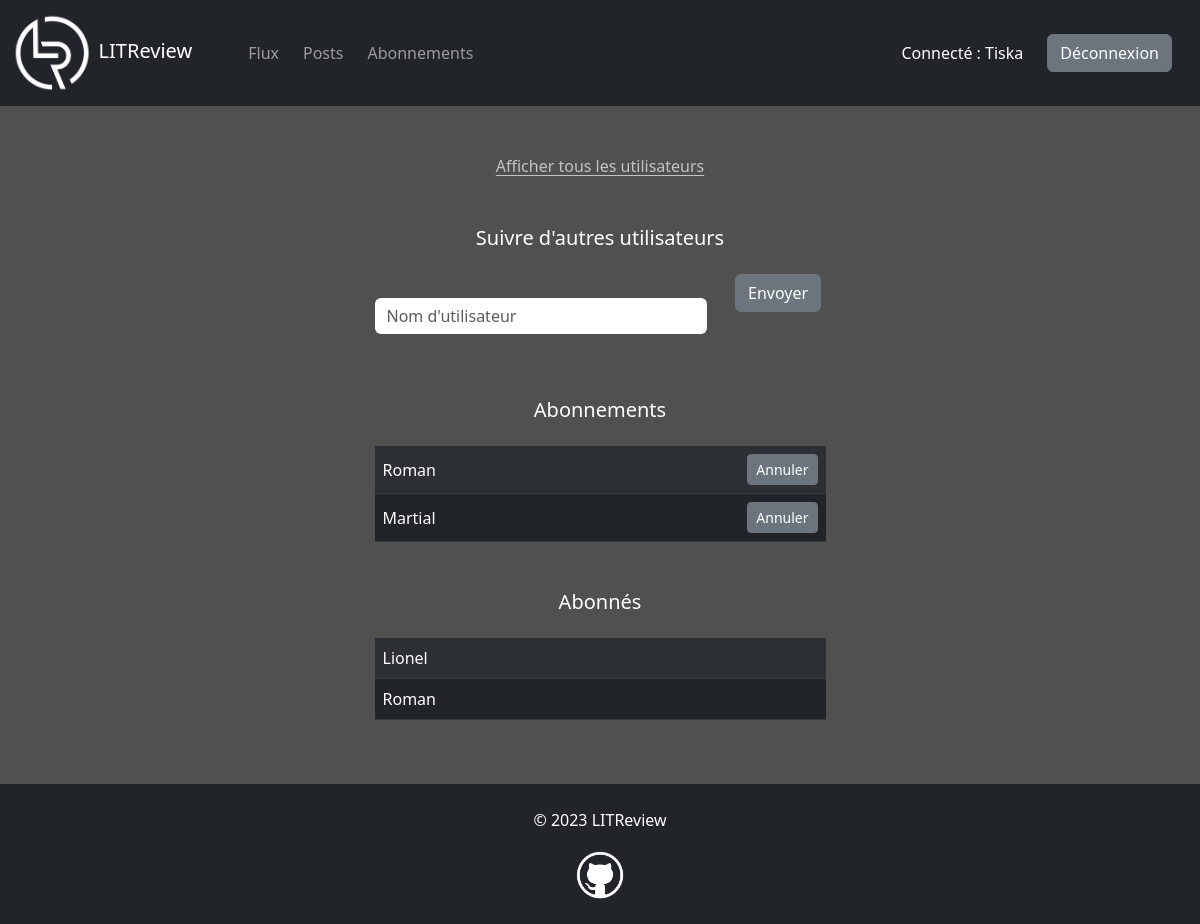
Screenshot of /abonnements/ (signed in) with the database file from the repository.
### accounts/models.py (models this page shows)
class User(AbstractUser):
    pass

### reviews/models.py (models this page shows, shortened)
class Subscription(models.Model):
    user = models.ForeignKey(to=settings.AUTH_USER_MODEL, on_delete=models.CASCADE, related_name="following")
    followed_user = models.ForeignKey(to=settings.AUTH_USER_MODEL, on_delete=models.CASCADE, related_name="followed_by")
    class Meta:
        unique_together = ["user", "followed_user"]

### reviews/views.py (the view, shortened to what this page needs)
# urls.py: path("abonnements/", views.subscriptions, name="subscriptions"),
@login_required
def subscriptions(request):
    form = SubscriptionForm()
    users = User.objects.all().order_by("username")
    context = {"form": form, "users": users, "error_message": None}
    return render(request, "reviews/subscriptions.html", context)

### reviews/forms.py
class SubscriptionForm(forms.Form):
    username = forms.CharField(label="", widget=forms.TextInput(attrs={"placeholder": "Nom d'utilisateur"}))

### reviews/templates/reviews/subscriptions.html (shortened to what this page needs)
{% extends "base.html" %}
{% load bootstrap5 %}
{% block content %}
<p class="text-center mb-5">
    <a href="#" data-bs-toggle="modal" data-bs-target="#user-list-modal">Afficher tous les utilisateurs</a>
</p>
<div class="row justify-content-center">
    <div class="col-sm-9 col-md-7 col-lg-6 col-xl-5 col-xxl-4">
        <h5 class="text-center text-white mb-4">Suivre d'autres utilisateurs</h5>
        <form method="POST">
            <div class="row">
                <div class="col-sm-9">
                    {% bootstrap_form form bound_css_class="" %}
                </div>
                <div class="col-sm-3 text-center">
                    <button class="btn btn-secondary" type="submit">Envoyer</button>
                </div>
            </div>
        </form>
        <h5 class="text-center text-white mt-5 mb-4">Abonnements</h5>
        <table class="table table-dark table-striped">
            <tbody>
                {% for subscription in user.following.all %}
                <tr class="align-middle">
                    <td>{{ subscription.followed_user.username }}</td>
                    <td class="text-end">
                        <a class="btn btn-sm btn-secondary" href="{% url 'unsubscribe' subscription.followed_user.id %}">Annuler</a>
                    </td>
                </tr>
                {% empty %}
                <p class="text-center"><small>Vous n'êtes abonné à aucun utilisateur.</small></p>
                {% endfor %}
            </tbody>
        </table>
        <h5 class="text-center text-white mt-5 mb-4">Abonnés</h5>
        <table class="table table-dark table-striped">
            <tbody>
                {% for subscription in user.followed_by.all %}
                <tr>
                    <td>{{ subscription.user.username }}</td>
                </tr>
                {% empty %}
                <p class="text-center"><small>Vous n'avez aucun abonné.</small></p>
                {% endfor %}
            </tbody>
        </table>
    </div>
</div>
{% endblock content %}

### templates/base.html (shortened to what this page needs)
<!DOCTYPE html>
{% load static %}
<html lang="fr">
<head>
    <link
    href="https://cdn.jsdelivr.net/npm/bootstrap@5.3.0-alpha1/dist/css/bootstrap.min.css"
    rel="stylesheet"
>
    <link rel="stylesheet" href="{% static 'css/style.css' %}">
</head>
<body>
    <div id="main-container">
        <nav class="navbar navbar-dark bg-dark navbar-expand-lg" data-bs-theme="dark">
            <div class="container-fluid">
                <span class="navbar-brand me-5">
                    <img id="litreview-logo" src="{% static 'img/logos/litreview-logo.png' %}" alt="logo">
                    LITReview
                </span>
                {% if user.is_authenticated %}
                <div class="collapse navbar-collapse" id="navbar">
                    <ul class="navbar-nav me-auto mb-2 mb-lg-0">
                        <li>
                            <a class="nav-link me-2" href="{% url 'feed' %}">Flux</a>
                        </li>
                        <li>
                            <a class="nav-link me-2" href="{% url 'posts' %}">Posts</a>
                        </li>
                        <li>
                            <a class="nav-link me-2" href="{% url 'subscriptions' %}">Abonnements</a>
                        </li>
                    </ul>
                    <p class="text-white mt-3 me-4">Connecté : {{ user.username }}</p>
                    <a class="btn btn-secondary me-3 my-2" href="{% url 'logout' %}">Déconnexion</a>
                </div>
                {% endif %}
            </div>
        </nav>
        <div class="container mt-5">
            {% block content %}
            {% endblock content %}
        </div>
    </div>
    <footer class="bg-dark mt-5">
        <p class="text-white text-center pt-4">&copy; <span>{% now "Y" %}</span> LITReview</p>
        <p class="text-center">
            <a href="https://github.com/romansainthilaire" target="_blank">
                <img id="github-logo" src="{% static 'img/logos/github-logo.png' %}" alt="">
            </a>
        </p>
    </footer>
</body>
</html>

### static/css/style.css (style rules this page uses)
body { background-color: rgb(80, 80, 80); }
#main-container { min-height: calc(100vh - 140px); }
footer { height: 140px; }
#litreview-logo { max-height: 80px; }
#github-logo { max-height: 50px; margin-top: 2px; margin-bottom: 2px; }
label, input { color: white; }
a { color: rgb(195, 195, 195); text-underline-offset: 3px; }
.form-control, .form-select { border: none; }

### rows the page displays
User: username "Tiska"
Subscription: followed_user.username "Roman"
Subscription: followed_user.username "Martial"
Subscription: user.username "Lionel"
Subscription: user.username "Roman"
